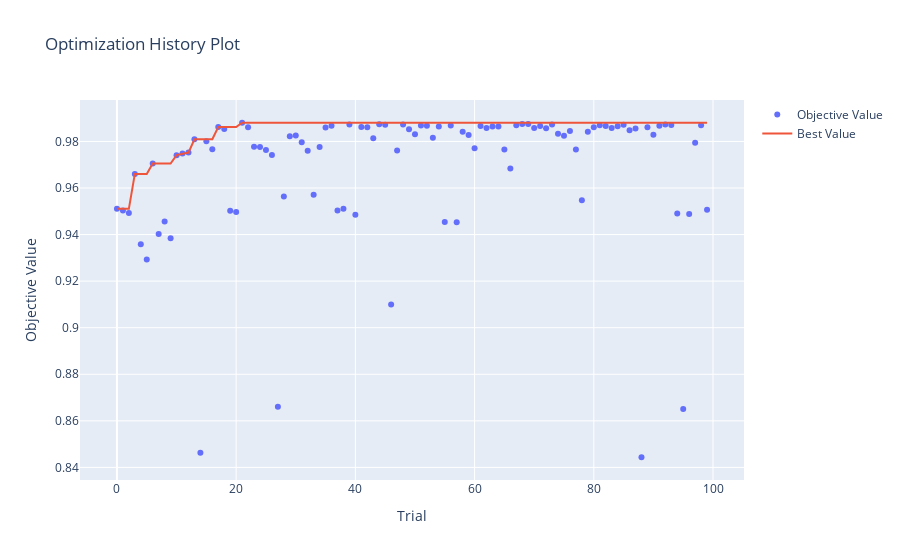

The notebook cell this image was saved under:
### Code cell
import optuna.visualization as vis
vis.plot_optimization_history(study)
